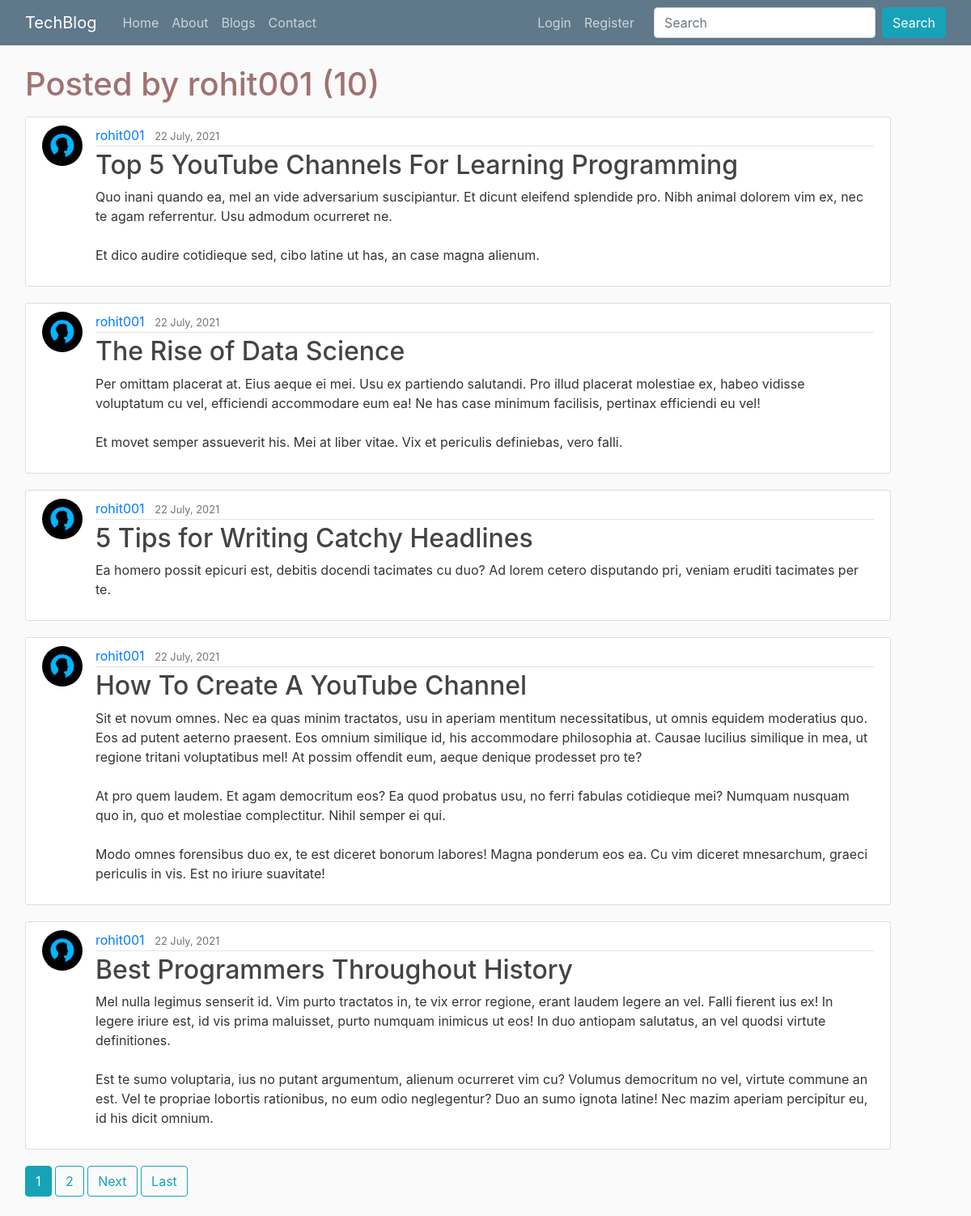
Page /user/rohit001 on the committed database.
### blog/models.py (models this page shows, shortened)
class Post(models.Model):
    title = models.CharField(max_length=100)
    content = models.TextField()
    date_posted = models.DateTimeField(default=timezone.now)
    author = models.ForeignKey(User, on_delete=models.CASCADE)

### users/models.py (models this page shows, shortened)
class profile(models.Model):
    User = models.OneToOneField(User, on_delete=models.CASCADE)
    image = models.ImageField(default = "default.jpg", upload_to='profile_pics')

### blog/views.py (the view)
# urls.py: path('user/<str:username>', UserPostListView.as_view(), name='user-posts'),
class UserPostListView(ListView):
    model = Post
    template_name = 'blog/user_posts.html'
    context_object_name = 'posts'
    paginate_by = 5
    def get_queryset(self):
        user = get_object_or_404(User, username = self.kwargs.get('username'))
        return Post.objects.filter(author = user).order_by('-date_posted')

### blog/templates/blog/user_posts.html (shortened to what this page needs)
{% extends "blog/base.html" %}
{% block content %}
    <h1 class="mb-3">Posted by {{ view.kwargs.username }} ({{ page_obj.paginator.count }})</h1>
    {% for post in posts %}
        <article class="media content-section">
          <img class="article-img rounded-circle" src="{{ post.author.profile.image.url }}" alt="">
          <div class="media-body">
            <div class="article-metadata">
              <a class="mr-2" href="{% url 'user-posts' post.author.username %}">{{ post.author }}</a>
              <small class="text-muted">{{ post.date_posted|date:'d F, Y' }}</small>
            </div>
            <h2><a class="article-title" href="{% url 'post-detail' post.id %}">{{ post.title }}</a></h2>
            <p class="article-content">{{ post.content }}</p>
          </div>
        </article>
    {% endfor %}
    {% if is_paginated %}
        {% for num in page_obj.paginator.page_range %}
          {% if page_obj.number == num %}
              <a href="?page={{num}}" class='btn btn-info mb-4'>{{num}}</a>
            {% elif num > page_obj.number|add:'-3' and num < page_obj.number|add:'3' %}
              <a href="?page={{num}}" class='btn btn-outline-info mb-4'>{{num}}</a>
          {% endif %}
        {% endfor %}
        {% if page_obj.has_next %}
        <a href="?page={{page_obj.next_page_number}}" class='btn btn-outline-info mb-4'>Next</a>
        <a href="?page={{page_obj.paginator.num_pages}}" class='btn btn-outline-info mb-4'>Last</a>
        {% endif %}
    {% endif %}
{% endblock content %}

### blog/static/blog/css/main.css (style rules this page uses)
body { background: #fafafa; color: #333333; margin-top: 5rem; }
h1, h2, h3, h4, h5, h6 { color: #a07272; }
.content-section { background: #ffffff; padding: 10px 20px; border: 1px solid #dddddd; border-radius: 3px; margin-bottom: 20px; }
.article-title { color: #444444; }
.article-content { white-space: pre-line; }
.article-img { height: 50px; width: 50px; margin-right: 16px; }
.article-metadata { padding-bottom: 1px; margin-bottom: 4px; border-bottom: 1px solid #e3e3e3 }

### rows in the picture
Post: author.profile.image (placeholder picture), author "rohit001", date_posted "22 July, 2021", title "Top 5 YouTube Channels For Learning Programming", content "Quo inani quando ea, mel an vide adversarium suscipiantur. Et dicunt eleifend splendide pro. Nibh animal dolorem vim ex, nec te agam referrentur. Usu admodum ocurreret ne. Et dico audire cotidieque sed, cibo latine ut has, an case magna alienum."
Post: author.profile.image (placeholder picture), author "rohit001", date_posted "22 July, 2021", title "The Rise of Data Science", content "Per omittam placerat at. Eius aeque ei mei. Usu ex partiendo salutandi. Pro illud placerat molestiae ex, habeo vidisse voluptatum cu vel, efficiendi accommodare eum ea! Ne has case minimum facilisis, pertinax efficiendi eu vel! Et movet semper assueverit his. Mei at liber vitae. Vix et periculis definiebas, vero falli."
Post: author.profile.image (placeholder picture), author "rohit001", date_posted "22 July, 2021", title "5 Tips for Writing Catchy Headlines", content "Ea homero possit epicuri est, debitis docendi tacimates cu duo? Ad lorem cetero disputando pri, veniam eruditi tacimates per te."
Post: author.profile.image (placeholder picture), author "rohit001", date_posted "22 July, 2021", title "How To Create A YouTube Channel", content "Sit et novum omnes. Nec ea quas minim tractatos, usu in aperiam mentitum necessitatibus, ut omnis equidem moderatius quo. Eos ad putent aeterno praesent. Eos omnium similique id, his accommodare philosophia at. Causae lucilius similique in mea, ut regione tritani voluptatibus mel! At possim offendit eum, aeque denique prodesset pro te? At pro quem laudem. Et agam democritum eos? Ea quod probatus usu, no ferri fabulas cotidieque mei? Numquam nusquam quo in, quo et molestiae complectitur. Nihil semper ei qui. Modo omnes forensibus duo ex, te est diceret bonorum labores! Magna ponderum eos ea. Cu vim diceret mnesarchum, graeci periculis in vis. Est no iriure suavitate!"
Post: author.profile.image (placeholder picture), author "rohit001", date_posted "22 July, 2021", title "Best Programmers Throughout History", content "Mel nulla legimus senserit id. Vim purto tractatos in, te vix error regione, erant laudem legere an vel. Falli fierent ius ex! In legere iriure est, id vis prima maluisset, purto numquam inimicus ut eos! In duo antiopam salutatus, an vel quodsi virtute definitiones. Est te sumo voluptaria, ius no putant argumentum, alienum ocurreret vim cu? Volumus democritum no vel, virtute commune an est. Vel te propriae lobortis rationibus, no eum odio neglegentur? Duo an sumo ignota latine! Nec mazim aperiam percipitur eu, id his dicit omnium."

### other values in the picture
{{ view.kwargs.username }} "rohit001"
{{ page_obj.paginator.count }} "10"
{{ num }} "1"
{{ num }} "2"
